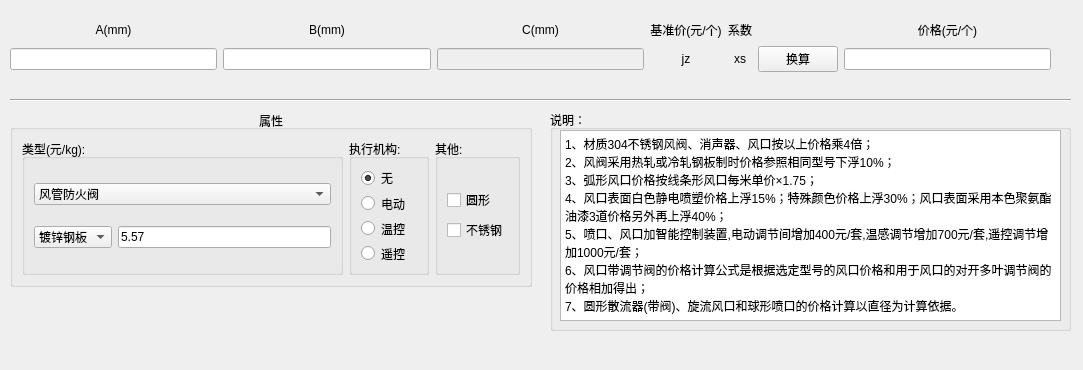
<?xml version="1.0" encoding="UTF-8"?>
<ui version="4.0">
 <class>Form</class>
 <widget class="QWidget" name="Form">
  <property name="geometry">
   <rect>
    <x>0</x>
    <y>0</y>
    <width>1083</width>
    <height>370</height>
   </rect>
  </property>
  <property name="windowTitle">
   <string>风管附件</string>
  </property>
  <widget class="QGroupBox" name="groupBox">
   <property name="geometry">
    <rect>
     <x>10</x>
     <y>110</y>
     <width>522</width>
     <height>177</height>
    </rect>
   </property>
   <property name="title">
    <string>属性</string>
   </property>
   <property name="alignment">
    <set>Qt::AlignCenter</set>
   </property>
   <layout class="QHBoxLayout" name="horizontalLayout_2">
    <item>
     <widget class="QGroupBox" name="groupBox_2">
      <property name="title">
       <string>类型(元/kg):</string>
      </property>
      <layout class="QGridLayout" name="gridLayout_4">
       <item row="1" column="0">
        <layout class="QHBoxLayout" name="horizontalLayout">
         <item>
          <widget class="QComboBox" name="comboBox_2">
           <item>
            <property name="text">
             <string>镀锌钢板</string>
            </property>
           </item>
           <item>
            <property name="text">
             <string>铝合金板</string>
            </property>
           </item>
          </widget>
         </item>
         <item>
          <widget class="QLineEdit" name="lineEdit_D">
           <property name="text">
            <string>5.57</string>
           </property>
          </widget>
         </item>
        </layout>
       </item>
       <item row="0" column="0">
        <widget class="QComboBox" name="comboBox_1">
         <item>
          <property name="text">
           <string>风管防火阀</string>
          </property>
         </item>
         <item>
          <property name="text">
           <string>风管排烟阀</string>
          </property>
         </item>
         <item>
          <property name="text">
           <string>风管止回阀</string>
          </property>
         </item>
         <item>
          <property name="text">
           <string>风管调节阀-对开多叶</string>
          </property>
         </item>
         <item>
          <property name="text">
           <string>风管插板（密闭）阀</string>
          </property>
         </item>
         <item>
          <property name="text">
           <string>风口-单层</string>
          </property>
         </item>
         <item>
          <property name="text">
           <string>风口-双层</string>
          </property>
         </item>
         <item>
          <property name="text">
           <string>风口-防火</string>
          </property>
         </item>
         <item>
          <property name="text">
           <string>风口-排烟</string>
          </property>
         </item>
         <item>
          <property name="text">
           <string>风口-防雨</string>
          </property>
         </item>
         <item>
          <property name="text">
           <string>静压箱</string>
          </property>
         </item>
         <item>
          <property name="text">
           <string>静压箱-消声</string>
          </property>
         </item>
         <item>
          <property name="text">
           <string>消声器ZP100</string>
          </property>
         </item>
         <item>
          <property name="text">
           <string>消声弯头</string>
          </property>
         </item>
        </widget>
       </item>
      </layout>
     </widget>
    </item>
    <item>
     <widget class="QGroupBox" name="groupBox_3">
      <property name="title">
       <string>执行机构:</string>
      </property>
      <layout class="QGridLayout" name="gridLayout_2">
       <item row="0" column="0">
        <layout class="QVBoxLayout" name="verticalLayout">
         <item>
          <widget class="QRadioButton" name="radioButton">
           <property name="text">
            <string>无</string>
           </property>
           <property name="checked">
            <bool>true</bool>
           </property>
           <attribute name="buttonGroup">
            <string notr="true">buttonGroup</string>
           </attribute>
          </widget>
         </item>
         <item>
          <widget class="QRadioButton" name="radioButton_2">
           <property name="text">
            <string>电动</string>
           </property>
           <attribute name="buttonGroup">
            <string notr="true">buttonGroup</string>
           </attribute>
          </widget>
         </item>
         <item>
          <widget class="QRadioButton" name="radioButton_3">
           <property name="text">
            <string>温控</string>
           </property>
           <attribute name="buttonGroup">
            <string notr="true">buttonGroup</string>
           </attribute>
          </widget>
         </item>
         <item>
          <widget class="QRadioButton" name="radioButton_4">
           <property name="text">
            <string>遥控</string>
           </property>
           <attribute name="buttonGroup">
            <string notr="true">buttonGroup</string>
           </attribute>
          </widget>
         </item>
        </layout>
       </item>
      </layout>
     </widget>
    </item>
    <item>
     <widget class="QGroupBox" name="groupBox_4">
      <property name="title">
       <string>其他:</string>
      </property>
      <layout class="QGridLayout" name="gridLayout_3">
       <item row="0" column="0">
        <layout class="QVBoxLayout" name="verticalLayout_2">
         <item>
          <widget class="QCheckBox" name="checkBox">
           <property name="text">
            <string>圆形</string>
           </property>
          </widget>
         </item>
         <item>
          <widget class="QCheckBox" name="checkBox_2">
           <property name="text">
            <string>不锈钢</string>
           </property>
          </widget>
         </item>
        </layout>
       </item>
      </layout>
     </widget>
    </item>
   </layout>
  </widget>
  <widget class="QGroupBox" name="groupBox_5">
   <property name="geometry">
    <rect>
     <x>550</x>
     <y>110</y>
     <width>521</width>
     <height>221</height>
    </rect>
   </property>
   <property name="title">
    <string>说明：</string>
   </property>
   <widget class="QTextBrowser" name="textBrowser">
    <property name="geometry">
     <rect>
      <x>10</x>
      <y>20</y>
      <width>501</width>
      <height>191</height>
     </rect>
    </property>
    <property name="html">
     <string>&lt;!DOCTYPE HTML PUBLIC &quot;-//W3C//DTD HTML 4.0//EN&quot; &quot;http://www.w3.org/TR/REC-html40/strict.dtd&quot;&gt;
&lt;html&gt;&lt;head&gt;&lt;meta name=&quot;qrichtext&quot; content=&quot;1&quot; /&gt;&lt;style type=&quot;text/css&quot;&gt;
p, li { white-space: pre-wrap; }
&lt;/style&gt;&lt;/head&gt;&lt;body style=&quot; font-family:'SimSun'; font-size:9pt; font-weight:400; font-style:normal;&quot;&gt;
&lt;p style=&quot; margin-top:0px; margin-bottom:0px; margin-left:0px; margin-right:0px; -qt-block-indent:0; text-indent:0px;&quot;&gt;1、材质304不锈钢风阀、消声器、风口按以上价格乘4倍；&lt;/p&gt;
&lt;p style=&quot; margin-top:0px; margin-bottom:0px; margin-left:0px; margin-right:0px; -qt-block-indent:0; text-indent:0px;&quot;&gt;2、风阀采用热轧或冷轧钢板制时价格参照相同型号下浮10%；      &lt;/p&gt;
&lt;p style=&quot; margin-top:0px; margin-bottom:0px; margin-left:0px; margin-right:0px; -qt-block-indent:0; text-indent:0px;&quot;&gt;3、弧形风口价格按线条形风口每米单价×1.75；&lt;/p&gt;
&lt;p style=&quot; margin-top:0px; margin-bottom:0px; margin-left:0px; margin-right:0px; -qt-block-indent:0; text-indent:0px;&quot;&gt;4、风口表面白色静电喷塑价格上浮15%；特殊颜色价格上浮30%；风口表面采用本色聚氨酯油漆3道价格另外再上浮40%；  &lt;/p&gt;
&lt;p style=&quot; margin-top:0px; margin-bottom:0px; margin-left:0px; margin-right:0px; -qt-block-indent:0; text-indent:0px;&quot;&gt;5、喷口、风口加智能控制装置,电动调节间增加400元/套,温感调节增加700元/套,遥控调节增加1000元/套；&lt;/p&gt;
&lt;p style=&quot; margin-top:0px; margin-bottom:0px; margin-left:0px; margin-right:0px; -qt-block-indent:0; text-indent:0px;&quot;&gt;6、风口带调节阀的价格计算公式是根据选定型号的风口价格和用于风口的对开多叶调节阀的价格相加得出；&lt;/p&gt;
&lt;p style=&quot; margin-top:0px; margin-bottom:0px; margin-left:0px; margin-right:0px; -qt-block-indent:0; text-indent:0px;&quot;&gt;7、圆形散流器(带阀)、旋流风口和球形喷口的价格计算以直径为计算依据。&lt;/p&gt;&lt;/body&gt;&lt;/html&gt;</string>
    </property>
   </widget>
  </widget>
  <widget class="Line" name="line">
   <property name="geometry">
    <rect>
     <x>10</x>
     <y>90</y>
     <width>1061</width>
     <height>20</height>
    </rect>
   </property>
   <property name="orientation">
    <enum>Qt::Horizontal</enum>
   </property>
  </widget>
  <widget class="QWidget" name="layoutWidget">
   <property name="geometry">
    <rect>
     <x>10</x>
     <y>20</y>
     <width>1041</width>
     <height>52</height>
    </rect>
   </property>
   <layout class="QGridLayout" name="gridLayout">
    <item row="0" column="0">
     <widget class="QLabel" name="label_A">
      <property name="text">
       <string>A(mm)</string>
      </property>
      <property name="alignment">
       <set>Qt::AlignCenter</set>
      </property>
     </widget>
    </item>
    <item row="0" column="1">
     <widget class="QLabel" name="label_B">
      <property name="text">
       <string>B(mm)</string>
      </property>
      <property name="alignment">
       <set>Qt::AlignCenter</set>
      </property>
     </widget>
    </item>
    <item row="0" column="2">
     <widget class="QLabel" name="label_C">
      <property name="text">
       <string>C(mm)</string>
      </property>
      <property name="alignment">
       <set>Qt::AlignCenter</set>
      </property>
     </widget>
    </item>
    <item row="0" column="3">
     <widget class="QLabel" name="label_JZ">
      <property name="text">
       <string>基准价(元/个)</string>
      </property>
      <property name="alignment">
       <set>Qt::AlignCenter</set>
      </property>
     </widget>
    </item>
    <item row="0" column="4">
     <widget class="QLabel" name="label_XS">
      <property name="text">
       <string>系数</string>
      </property>
      <property name="alignment">
       <set>Qt::AlignCenter</set>
      </property>
     </widget>
    </item>
    <item row="0" column="6">
     <widget class="QLabel" name="label_RES">
      <property name="text">
       <string>价格(元/个)</string>
      </property>
      <property name="alignment">
       <set>Qt::AlignCenter</set>
      </property>
     </widget>
    </item>
    <item row="1" column="0">
     <widget class="QLineEdit" name="lineEdit_A"/>
    </item>
    <item row="1" column="1">
     <widget class="QLineEdit" name="lineEdit_B"/>
    </item>
    <item row="1" column="2">
     <widget class="QLineEdit" name="lineEdit_C">
      <property name="enabled">
       <bool>false</bool>
      </property>
     </widget>
    </item>
    <item row="1" column="3">
     <widget class="QLabel" name="label_JZ_var">
      <property name="text">
       <string>jz</string>
      </property>
      <property name="alignment">
       <set>Qt::AlignCenter</set>
      </property>
     </widget>
    </item>
    <item row="1" column="4">
     <widget class="QLabel" name="label_XS_var">
      <property name="text">
       <string>xs</string>
      </property>
      <property name="alignment">
       <set>Qt::AlignCenter</set>
      </property>
     </widget>
    </item>
    <item row="1" column="5">
     <widget class="QPushButton" name="pushButton">
      <property name="text">
       <string>换算</string>
      </property>
     </widget>
    </item>
    <item row="1" column="6">
     <widget class="QLineEdit" name="lineEdit_RES"/>
    </item>
   </layout>
  </widget>
 </widget>
 <resources/>
 <connections/>
 <buttongroups>
  <buttongroup name="buttonGroup"/>
 </buttongroups>
</ui>
